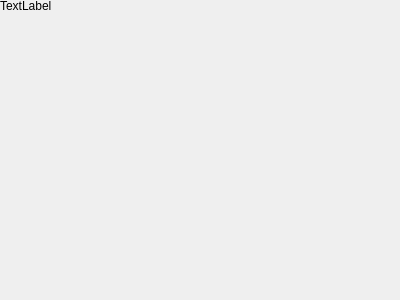
<?xml version="1.0" encoding="UTF-8"?>
<ui version="4.0">
 <class>showimg</class>
 <widget class="QDialog" name="showimg">
  <property name="geometry">
   <rect>
    <x>0</x>
    <y>0</y>
    <width>400</width>
    <height>300</height>
   </rect>
  </property>
  <property name="windowTitle">
   <string>showimg</string>
  </property>
  <widget class="QLabel" name="lab_img">
   <property name="geometry">
    <rect>
     <x>0</x>
     <y>0</y>
     <width>54</width>
     <height>12</height>
    </rect>
   </property>
   <property name="text">
    <string>TextLabel</string>
   </property>
  </widget>
 </widget>
 <resources/>
 <connections/>
</ui>
